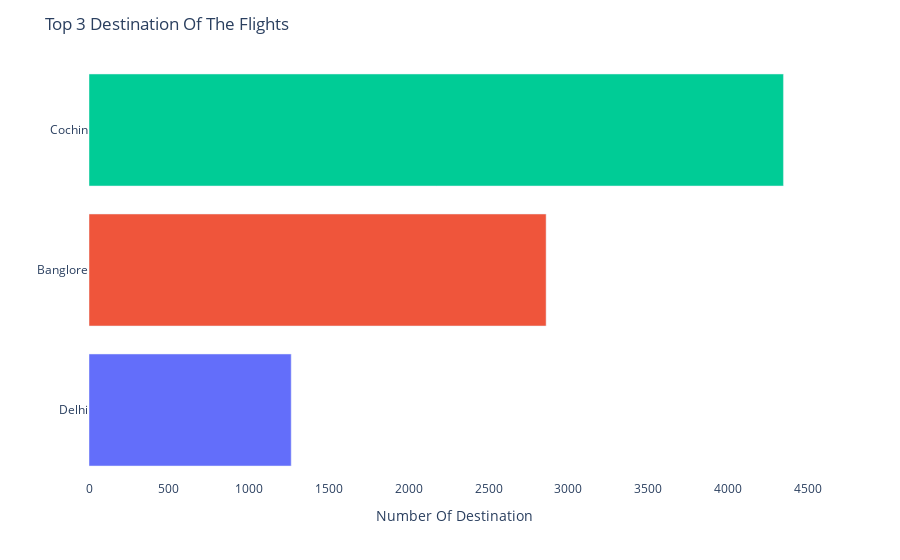

The notebook cell this image was saved under:
### Markdown cell above
<div style="background-color:#f5f3f4; border-radius:10px 10px;border-style: solid;border-width:5px;border-color:#e56b6f;">
<h3 style="color:#000000;font-size:35px;font-family:Georgia;text-align:center;"><strong>Takeaway Points</strong></h3> 
<p style= "font-family:Georgia;color:#2b2d42;font-size:110%;text-align:center;">From the above bar chart we can say that, top 3 sources of the flights are <b>Delhi, Kolkata, Banglore.</p>
</div>

### Code cell
vc = train['Destination'].value_counts().to_frame().reset_index().head(3)
fig = px.bar(x=vc["Destination"][::-1], y=vc["index"][::-1], orientation='h',color=vc['index'])
fig.update_layout(title = "Top 3 Destination Of The Flights ", xaxis_title="Number Of Destination", yaxis_title = "", plot_bgcolor="#fff", showlegend = False)

### Figure 1 — Plotly figure (JSON) as saved in the notebook; plotly's stock layout.template omitted (floating-point values rounded to 4 significant figures)
{"data": [{"alignmentgroup": "True", "hovertemplate": "color=Cochin<br>x=%{x}<br>y=%{y}<extra></extra>", "legendgroup": "Cochin", "marker": {"color": "#636efa", "pattern": {"shape": ""}}, "name": "Cochin", "offsetgroup": "Cochin", "orientation": "h", "showlegend": true, "textposition": "auto", "type": "bar", "x": [1265], "xaxis": "x", "y": ["Delhi"], "yaxis": "y"}, {"alignmentgroup": "True", "hovertemplate": "color=Banglore<br>x=%{x}<br>y=%{y}<extra></extra>", "legendgroup": "Banglore", "marker": {"color": "#EF553B", "pattern": {"shape": ""}}, "name": "Banglore", "offsetgroup": "Banglore", "orientation": "h", "showlegend": true, "textposition": "auto", "type": "bar", "x": [2860], "xaxis": "x", "y": ["Banglore"], "yaxis": "y"}, {"alignmentgroup": "True", "hovertemplate": "color=Delhi<br>x=%{x}<br>y=%{y}<extra></extra>", "legendgroup": "Delhi", "marker": {"color": "#00cc96", "pattern": {"shape": ""}}, "name": "Delhi", "offsetgroup": "Delhi", "orientation": "h", "showlegend": true, "textposition": "auto", "type": "bar", "x": [4345], "xaxis": "x", "y": ["Cochin"], "yaxis": "y"}], "layout": {"barmode": "relative", "legend": {"title": {"text": "color"}, "tracegroupgap": 0}, "margin": {"t": 60}, "plot_bgcolor": "#fff", "showlegend": false, "title": {"text": "Top 3 Destination Of The Flights "}, "xaxis": {"anchor": "y", "domain": [0, 1], "title": {"text": "Number Of Destination"}}, "yaxis": {"anchor": "x", "domain": [0, 1], "title": {"text": ""}}}}
